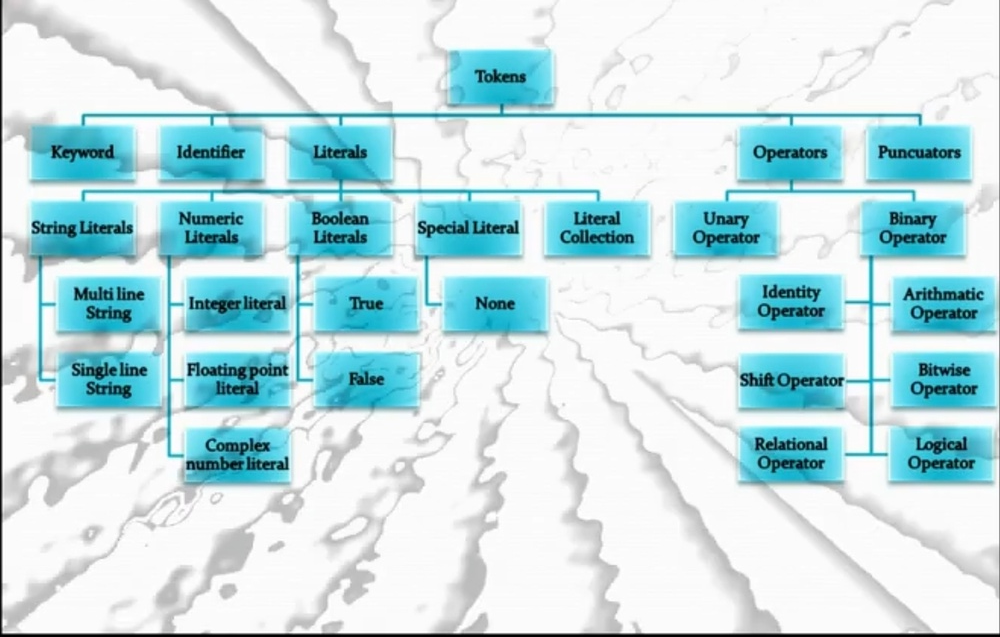
#> input picture IMG_20210415_014254.jpg, 1000 x 637 px, shrunk from 1486 x 947 before the run, given in place of the camera
$ python 'shape detection5.py'
#> lines starting #> are read from the running program, lines starting #| are printed output that depends on the picture; after the words box and inside, x2 and y2 are one past the last pixel; in counts of white or black regions, pixels touching at a corner belong together
#> further down, frame is the input picture: shape (637, 1000, 3); mean B, G, R 229, 224.4, 195.2
import cv2
import numpy as np

def detect_and_draw_quadrilaterals(frame):
    # Convert the frame to grayscale
    gray = cv2.cvtColor(frame, cv2.COLOR_BGR2GRAY)
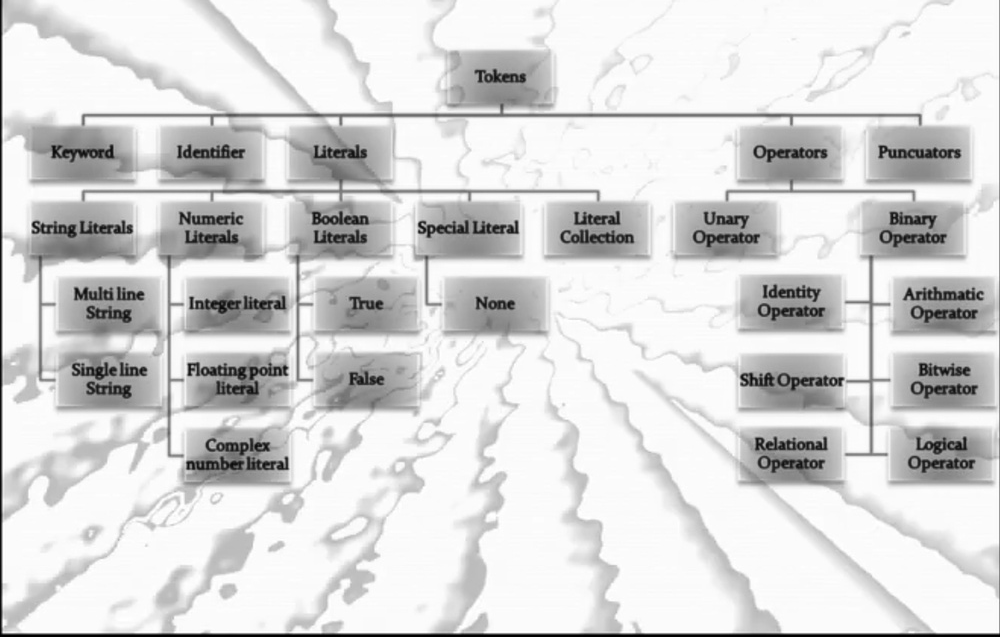
#> gray: shape (637, 1000); min 0, max 255, mean 216.2

    # Apply GaussianBlur to reduce noise and help with edge detection
    blurred = cv2.GaussianBlur(gray, (5, 5), 0)

    # Use Canny edge detector to find edges
    edges = cv2.Canny(blurred, 50, 150)
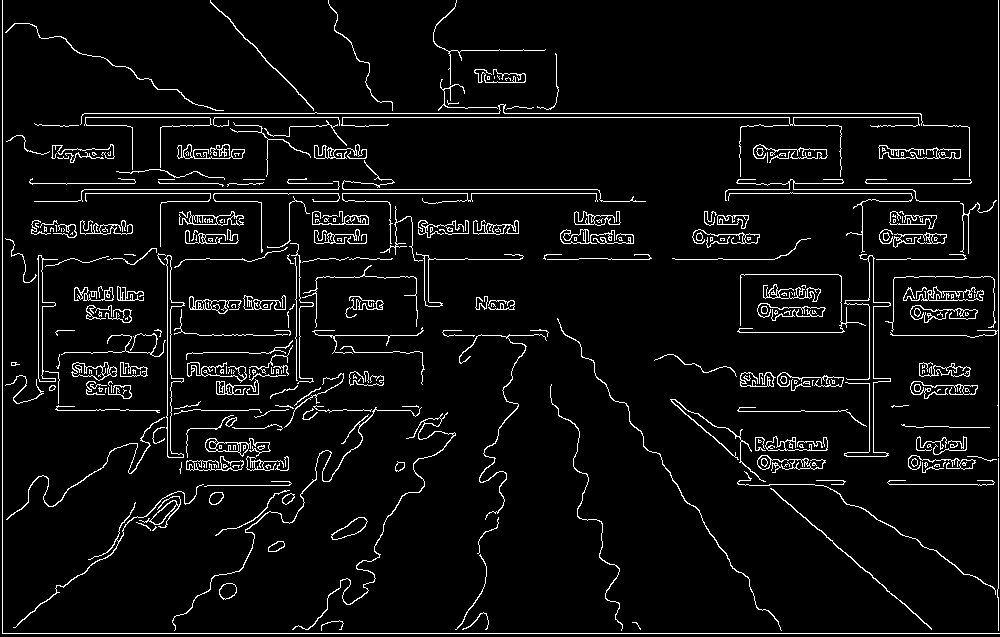
#> edges: shape (637, 1000); 5.4% white in thin lines or dots

    # Find contours in the edged image
    contours, _ = cv2.findContours(edges, cv2.RETR_EXTERNAL, cv2.CHAIN_APPROX_NONE)
#> contours = 317 contours, 222 with area under 20; largest, box (x1, y1, x2, y2) and area: (164, 255, 185, 458) 804, (37, 255, 58, 382) 592, (71, 362, 117, 381) 473, (179, 211, 244, 226) 457, (205, 438, 271, 457) 442

    # Loop over the contours
    for contour in contours:
        # Filter contours based on the number of vertices
        if len(contour) == 4:
            # Calculate the bounding rectangle
            x, y, w, h = cv2.boundingRect(contour)

            # Calculate the aspect ratio of the bounding rectangle
            aspect_ratio = float(w) / h

            # Adjust this threshold based on your specific needs
            aspect_ratio_threshold = 0.8

            # Filter out contours with aspect ratios outside the threshold
            if 0.8 <= aspect_ratio <= 1.2:
                # Draw the contours
                cv2.drawContours(frame, [contour], 0, (0, 255, 0), 2)

                # Draw vertices of the quadrilateral
                for point in contour:
                    print("True")
                    x, y = point[0]
                    cv2.circle(frame, (x, y), 3, (0, 0, 255), -1)  # Draw a red circle at each vertex
#> this loop made 317 passes
#> (w, h, aspect_ratio, aspect_ratio_threshold) on passes 170, 307: (2, 3, 0.667, 0.8), (1, 3, 0.333, 0.8)

    return frame

# Open a video capture object (0 for default camera)
cap = cv2.VideoCapture(0)

while True:
    # Capture frame-by-frame
    ret, frame = cap.read()

    # Detect and draw quadrilaterals
    processed_frame = detect_and_draw_quadrilaterals(frame)

    # Display the resulting frame
    cv2.imshow('Exact Quadrilaterals', processed_frame)

    # Break the loop if 'q' key is pressed
    if cv2.waitKey(1) & 0xFF == ord('q'):
#> (key q is pressed here)
        break

# Release the video capture object and close all windows
cap.release()
cv2.destroyAllWindows()
